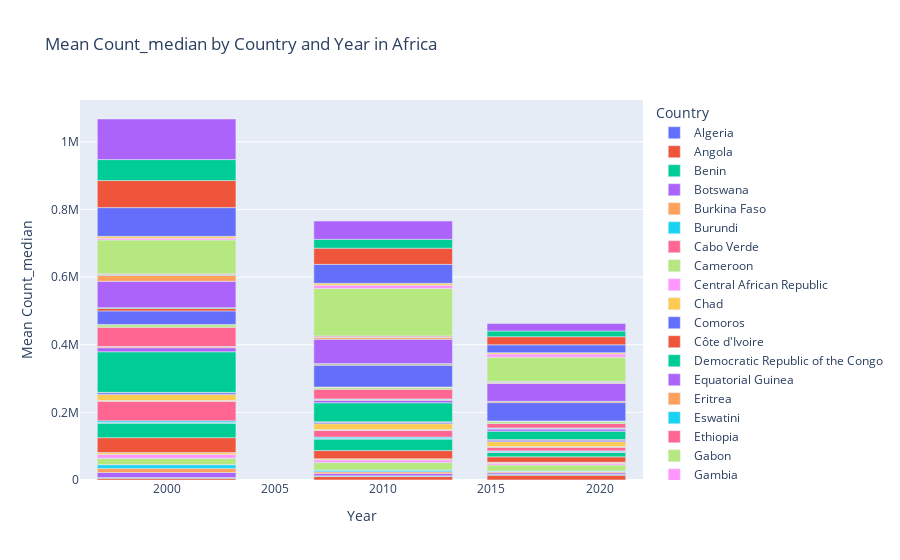

Notebook code cell kept with this figure:
### Code cell
countrywisedeaths_fig.show()

### Figure 1 — Plotly figure (JSON) as saved in the notebook; plotly's stock layout.template omitted (floating-point values rounded to 4 significant figures)
{"data": [{"alignmentgroup": "True", "hovertemplate": "Country=Algeria<br>Year=%{x}<br>Mean Count_median=%{y}<extra></extra>", "legendgroup": "Algeria", "marker": {"color": "#636efa", "pattern": {"shape": ""}}, "name": "Algeria", "offsetgroup": "Algeria", "orientation": "v", "showlegend": true, "textposition": "auto", "type": "bar", "x": [2000, 2010, 2018], "xaxis": "x", "y": [100, 200, 200], "yaxis": "y"}, {"alignmentgroup": "True", "hovertemplate": "Country=Angola<br>Year=%{x}<br>Mean Count_median=%{y}<extra></extra>", "legendgroup": "Angola", "marker": {"color": "#EF553B", "pattern": {"shape": ""}}, "name": "Angola", "offsetgroup": "Angola", "orientation": "v", "showlegend": true, "textposition": "auto", "type": "bar", "x": [2000, 2010, 2018], "xaxis": "x", "y": [4800, 10000, 14000], "yaxis": "y"}, {"alignmentgroup": "True", "hovertemplate": "Country=Benin<br>Year=%{x}<br>Mean Count_median=%{y}<extra></extra>", "legendgroup": "Benin", "marker": {"color": "#00cc96", "pattern": {"shape": ""}}, "name": "Benin", "offsetgroup": "Benin", "orientation": "v", "showlegend": true, "textposition": "auto", "type": "bar", "x": [2000, 2010, 2018], "xaxis": "x", "y": [2400, 2000, 2200], "yaxis": "y"}, {"alignmentgroup": "True", "hovertemplate": "Country=Botswana<br>Year=%{x}<br>Mean Count_median=%{y}<extra></extra>", "legendgroup": "Botswana", "marker": {"color": "#ab63fa", "pattern": {"shape": ""}}, "name": "Botswana", "offsetgroup": "Botswana", "orientation": "v", "showlegend": true, "textposition": "auto", "type": "bar", "x": [2000, 2010, 2018], "xaxis": "x", "y": [15000, 7300, 4800], "yaxis": "y"}, {"alignmentgroup": "True", "hovertemplate": "Country=Burkina Faso<br>Year=%{x}<br>Mean Count_median=%{y}<extra></extra>", "legendgroup": "Burkina Faso", "marker": {"color": "#FFA15A", "pattern": {"shape": ""}}, "name": "Burkina Faso", "offsetgroup": "Burkina Faso", "orientation": "v", "showlegend": true, "textposition": "auto", "type": "bar", "x": [2000, 2010, 2018], "xaxis": "x", "y": [12000, 4800, 3300], "yaxis": "y"}, {"alignmentgroup": "True", "hovertemplate": "Country=Burundi<br>Year=%{x}<br>Mean Count_median=%{y}<extra></extra>", "legendgroup": "Burundi", "marker": {"color": "#19d3f3", "pattern": {"shape": ""}}, "name": "Burundi", "offsetgroup": "Burundi", "orientation": "v", "showlegend": true, "textposition": "auto", "type": "bar", "x": [2000, 2010, 2018], "xaxis": "x", "y": [11000, 5200, 1900], "yaxis": "y"}, {"alignmentgroup": "True", "hovertemplate": "Country=Cabo Verde<br>Year=%{x}<br>Mean Count_median=%{y}<extra></extra>", "legendgroup": "Cabo Verde", "marker": {"color": "#FF6692", "pattern": {"shape": ""}}, "name": "Cabo Verde", "offsetgroup": "Cabo Verde", "orientation": "v", "showlegend": true, "textposition": "auto", "type": "bar", "x": [2000, 2010, 2018], "xaxis": "x", "y": [200, 100, 100], "yaxis": "y"}, {"alignmentgroup": "True", "hovertemplate": "Country=Cameroon<br>Year=%{x}<br>Mean Count_median=%{y}<extra></extra>", "legendgroup": "Cameroon", "marker": {"color": "#B6E880", "pattern": {"shape": ""}}, "name": "Cameroon", "offsetgroup": "Cameroon", "orientation": "v", "showlegend": true, "textposition": "auto", "type": "bar", "x": [2000, 2010, 2018], "xaxis": "x", "y": [19000, 22000, 18000], "yaxis": "y"}, {"alignmentgroup": "True", "hovertemplate": "Country=Central African Republic<br>Year=%{x}<br>Mean Count_median=%{y}<extra></extra>", "legendgroup": "Central African Republic", "marker": {"color": "#FF97FF", "pattern": {"shape": ""}}, "name": "Central African Republic", "offsetgroup": "Central African Republic", "orientation": "v", "showlegend": true, "textposition": "auto", "type": "bar", "x": [2000, 2010, 2018], "xaxis": "x", "y": [11000, 7800, 4800], "yaxis": "y"}, {"alignmentgroup": "True", "hovertemplate": "Country=Chad<br>Year=%{x}<br>Mean Count_median=%{y}<extra></extra>", "legendgroup": "Chad", "marker": {"color": "#FECB52", "pattern": {"shape": ""}}, "name": "Chad", "offsetgroup": "Chad", "orientation": "v", "showlegend": true, "textposition": "auto", "type": "bar", "x": [2000, 2010, 2018], "xaxis": "x", "y": [5600, 3500, 3100], "yaxis": "y"}, {"alignmentgroup": "True", "hovertemplate": "Country=Comoros<br>Year=%{x}<br>Mean Count_median=%{y}<extra></extra>", "legendgroup": "Comoros", "marker": {"color": "#636efa", "pattern": {"shape": ""}}, "name": "Comoros", "offsetgroup": "Comoros", "orientation": "v", "showlegend": true, "textposition": "auto", "type": "bar", "x": [2000, 2010, 2018], "xaxis": "x", "y": [100, 100, 100], "yaxis": "y"}, {"alignmentgroup": "True", "hovertemplate": "Country=Côte d'Ivoire<br>Year=%{x}<br>Mean Count_median=%{y}<extra></extra>", "legendgroup": "Côte d'Ivoire", "marker": {"color": "#EF553B", "pattern": {"shape": ""}}, "name": "Côte d'Ivoire", "offsetgroup": "Côte d'Ivoire", "orientation": "v", "showlegend": true, "textposition": "auto", "type": "bar", "x": [2000, 2010, 2018], "xaxis": "x", "y": [44000, 24000, 16000], "yaxis": "y"}, {"alignmentgroup": "True", "hovertemplate": "Country=Democratic Republic of the Congo<br>Year=%{x}<br>Mean Count_median=%{y}<extra></extra>", "legendgroup": "Democratic Republic of the Congo", "marker": {"color": "#00cc96", "pattern": {"shape": ""}}, "name": "Democratic Republic of the Congo", "offsetgroup": "Democratic Republic of the Congo", "orientation": "v", "showlegend": true, "textposition": "auto", "type": "bar", "x": [2000, 2010, 2018], "xaxis": "x", "y": [43000, 34000, 13000], "yaxis": "y"}, {"alignmentgroup": "True", "hovertemplate": "Country=Equatorial Guinea<br>Year=%{x}<br>Mean Count_median=%{y}<extra></extra>", "legendgroup": "Equatorial Guinea", "marker": {"color": "#ab63fa", "pattern": {"shape": ""}}, "name": "Equatorial Guinea", "offsetgroup": "Equatorial Guinea", "orientation": "v", "showlegend": true, "textposition": "auto", "type": "bar", "x": [2000, 2010, 2018], "xaxis": "x", "y": [680, 1400, 1800], "yaxis": "y"}, {"alignmentgroup": "True", "hovertemplate": "Country=Eritrea<br>Year=%{x}<br>Mean Count_median=%{y}<extra></extra>", "legendgroup": "Eritrea", "marker": {"color": "#FFA15A", "pattern": {"shape": ""}}, "name": "Eritrea", "offsetgroup": "Eritrea", "orientation": "v", "showlegend": true, "textposition": "auto", "type": "bar", "x": [2000, 2010, 2018], "xaxis": "x", "y": [1100, 620, 500], "yaxis": "y"}, {"alignmentgroup": "True", "hovertemplate": "Country=Eswatini<br>Year=%{x}<br>Mean Count_median=%{y}<extra></extra>", "legendgroup": "Eswatini", "marker": {"color": "#19d3f3", "pattern": {"shape": ""}}, "name": "Eswatini", "offsetgroup": "Eswatini", "orientation": "v", "showlegend": true, "textposition": "auto", "type": "bar", "x": [2000, 2010, 2018], "xaxis": "x", "y": [5000, 3800, 2400], "yaxis": "y"}, {"alignmentgroup": "True", "hovertemplate": "Country=Ethiopia<br>Year=%{x}<br>Mean Count_median=%{y}<extra></extra>", "legendgroup": "Ethiopia", "marker": {"color": "#FF6692", "pattern": {"shape": ""}}, "name": "Ethiopia", "offsetgroup": "Ethiopia", "orientation": "v", "showlegend": true, "textposition": "auto", "type": "bar", "x": [2000, 2010, 2018], "xaxis": "x", "y": [58000, 20000, 11000], "yaxis": "y"}, {"alignmentgroup": "True", "hovertemplate": "Country=Gabon<br>Year=%{x}<br>Mean Count_median=%{y}<extra></extra>", "legendgroup": "Gabon", "marker": {"color": "#B6E880", "pattern": {"shape": ""}}, "name": "Gabon", "offsetgroup": "Gabon", "orientation": "v", "showlegend": true, "textposition": "auto", "type": "bar", "x": [2000, 2010, 2018], "xaxis": "x", "y": [1600, 1600, 1200], "yaxis": "y"}, {"alignmentgroup": "True", "hovertemplate": "Country=Gambia<br>Year=%{x}<br>Mean Count_median=%{y}<extra></extra>", "legendgroup": "Gambia", "marker": {"color": "#FF97FF", "pattern": {"shape": ""}}, "name": "Gambia", "offsetgroup": "Gambia", "orientation": "v", "showlegend": true, "textposition": "auto", "type": "bar", "x": [2000, 2010, 2018], "xaxis": "x", "y": [500, 970, 980], "yaxis": "y"}, {"alignmentgroup": "True", "hovertemplate": "Country=Ghana<br>Year=%{x}<br>Mean Count_median=%{y}<extra></extra>", "legendgroup": "Ghana", "marker": {"color": "#FECB52", "pattern": {"shape": ""}}, "name": "Ghana", "offsetgroup": "Ghana", "orientation": "v", "showlegend": true, "textposition": "auto", "type": "bar", "x": [2000, 2010, 2018], "xaxis": "x", "y": [18000, 17000, 14000], "yaxis": "y"}, {"alignmentgroup": "True", "hovertemplate": "Country=Guinea<br>Year=%{x}<br>Mean Count_median=%{y}<extra></extra>", "legendgroup": "Guinea", "marker": {"color": "#636efa", "pattern": {"shape": ""}}, "name": "Guinea", "offsetgroup": "Guinea", "orientation": "v", "showlegend": true, "textposition": "auto", "type": "bar", "x": [2000, 2010, 2018], "xaxis": "x", "y": [5000, 4100, 4300], "yaxis": "y"}, {"alignmentgroup": "True", "hovertemplate": "Country=Guinea-Bissau<br>Year=%{x}<br>Mean Count_median=%{y}<extra></extra>", "legendgroup": "Guinea-Bissau", "marker": {"color": "#EF553B", "pattern": {"shape": ""}}, "name": "Guinea-Bissau", "offsetgroup": "Guinea-Bissau", "orientation": "v", "showlegend": true, "textposition": "auto", "type": "bar", "x": [2000, 2010, 2018], "xaxis": "x", "y": [1100, 1900, 1800], "yaxis": "y"}, {"alignmentgroup": "True", "hovertemplate": "Country=Kenya<br>Year=%{x}<br>Mean Count_median=%{y}<extra></extra>", "legendgroup": "Kenya", "marker": {"color": "#00cc96", "pattern": {"shape": ""}}, "name": "Kenya", "offsetgroup": "Kenya", "orientation": "v", "showlegend": true, "textposition": "auto", "type": "bar", "x": [2000, 2010, 2018], "xaxis": "x", "y": [120000, 56000, 25000], "yaxis": "y"}, {"alignmentgroup": "True", "hovertemplate": "Country=Lesotho<br>Year=%{x}<br>Mean Count_median=%{y}<extra></extra>", "legendgroup": "Lesotho", "marker": {"color": "#ab63fa", "pattern": {"shape": ""}}, "name": "Lesotho", "offsetgroup": "Lesotho", "orientation": "v", "showlegend": true, "textposition": "auto", "type": "bar", "x": [2000, 2010, 2018], "xaxis": "x", "y": [12000, 7200, 6100], "yaxis": "y"}, {"alignmentgroup": "True", "hovertemplate": "Country=Liberia<br>Year=%{x}<br>Mean Count_median=%{y}<extra></extra>", "legendgroup": "Liberia", "marker": {"color": "#FFA15A", "pattern": {"shape": ""}}, "name": "Liberia", "offsetgroup": "Liberia", "orientation": "v", "showlegend": true, "textposition": "auto", "type": "bar", "x": [2000, 2010, 2018], "xaxis": "x", "y": [3000, 2700, 1800], "yaxis": "y"}, {"alignmentgroup": "True", "hovertemplate": "Country=Madagascar<br>Year=%{x}<br>Mean Count_median=%{y}<extra></extra>", "legendgroup": "Madagascar", "marker": {"color": "#19d3f3", "pattern": {"shape": ""}}, "name": "Madagascar", "offsetgroup": "Madagascar", "orientation": "v", "showlegend": true, "textposition": "auto", "type": "bar", "x": [2000, 2010, 2018], "xaxis": "x", "y": [500, 1400, 1700], "yaxis": "y"}, {"alignmentgroup": "True", "hovertemplate": "Country=Malawi<br>Year=%{x}<br>Mean Count_median=%{y}<extra></extra>", "legendgroup": "Malawi", "marker": {"color": "#FF6692", "pattern": {"shape": ""}}, "name": "Malawi", "offsetgroup": "Malawi", "orientation": "v", "showlegend": true, "textposition": "auto", "type": "bar", "x": [2000, 2010, 2018], "xaxis": "x", "y": [57000, 29000, 13000], "yaxis": "y"}, {"alignmentgroup": "True", "hovertemplate": "Country=Mali<br>Year=%{x}<br>Mean Count_median=%{y}<extra></extra>", "legendgroup": "Mali", "marker": {"color": "#B6E880", "pattern": {"shape": ""}}, "name": "Mali", "offsetgroup": "Mali", "orientation": "v", "showlegend": true, "textposition": "auto", "type": "bar", "x": [2000, 2010, 2018], "xaxis": "x", "y": [7700, 5300, 6500], "yaxis": "y"}, {"alignmentgroup": "True", "hovertemplate": "Country=Mauritania<br>Year=%{x}<br>Mean Count_median=%{y}<extra></extra>", "legendgroup": "Mauritania", "marker": {"color": "#FF97FF", "pattern": {"shape": ""}}, "name": "Mauritania", "offsetgroup": "Mauritania", "orientation": "v", "showlegend": true, "textposition": "auto", "type": "bar", "x": [2000, 2010, 2018], "xaxis": "x", "y": [500, 500, 500], "yaxis": "y"}, {"alignmentgroup": "True", "hovertemplate": "Country=Mauritius<br>Year=%{x}<br>Mean Count_median=%{y}<extra></extra>", "legendgroup": "Mauritius", "marker": {"color": "#FECB52", "pattern": {"shape": ""}}, "name": "Mauritius", "offsetgroup": "Mauritius", "orientation": "v", "showlegend": true, "textposition": "auto", "type": "bar", "x": [2000, 2010, 2018], "xaxis": "x", "y": [100, 500, 610], "yaxis": "y"}, {"alignmentgroup": "True", "hovertemplate": "Country=Mozambique<br>Year=%{x}<br>Mean Count_median=%{y}<extra></extra>", "legendgroup": "Mozambique", "marker": {"color": "#636efa", "pattern": {"shape": ""}}, "name": "Mozambique", "offsetgroup": "Mozambique", "orientation": "v", "showlegend": true, "textposition": "auto", "type": "bar", "x": [2000, 2010, 2018], "xaxis": "x", "y": [40000, 64000, 54000], "yaxis": "y"}, {"alignmentgroup": "True", "hovertemplate": "Country=Namibia<br>Year=%{x}<br>Mean Count_median=%{y}<extra></extra>", "legendgroup": "Namibia", "marker": {"color": "#EF553B", "pattern": {"shape": ""}}, "name": "Namibia", "offsetgroup": "Namibia", "orientation": "v", "showlegend": true, "textposition": "auto", "type": "bar", "x": [2000, 2010, 2018], "xaxis": "x", "y": [7300, 3500, 2700], "yaxis": "y"}, {"alignmentgroup": "True", "hovertemplate": "Country=Niger<br>Year=%{x}<br>Mean Count_median=%{y}<extra></extra>", "legendgroup": "Niger", "marker": {"color": "#00cc96", "pattern": {"shape": ""}}, "name": "Niger", "offsetgroup": "Niger", "orientation": "v", "showlegend": true, "textposition": "auto", "type": "bar", "x": [2000, 2010, 2018], "xaxis": "x", "y": [2300, 1700, 1200], "yaxis": "y"}, {"alignmentgroup": "True", "hovertemplate": "Country=Nigeria<br>Year=%{x}<br>Mean Count_median=%{y}<extra></extra>", "legendgroup": "Nigeria", "marker": {"color": "#ab63fa", "pattern": {"shape": ""}}, "name": "Nigeria", "offsetgroup": "Nigeria", "orientation": "v", "showlegend": true, "textposition": "auto", "type": "bar", "x": [2000, 2010, 2018], "xaxis": "x", "y": [78000, 72000, 53000], "yaxis": "y"}, {"alignmentgroup": "True", "hovertemplate": "Country=Rwanda<br>Year=%{x}<br>Mean Count_median=%{y}<extra></extra>", "legendgroup": "Rwanda", "marker": {"color": "#FFA15A", "pattern": {"shape": ""}}, "name": "Rwanda", "offsetgroup": "Rwanda", "orientation": "v", "showlegend": true, "textposition": "auto", "type": "bar", "x": [2000, 2010, 2018], "xaxis": "x", "y": [18000, 5700, 2900], "yaxis": "y"}, {"alignmentgroup": "True", "hovertemplate": "Country=Senegal<br>Year=%{x}<br>Mean Count_median=%{y}<extra></extra>", "legendgroup": "Senegal", "marker": {"color": "#19d3f3", "pattern": {"shape": ""}}, "name": "Senegal", "offsetgroup": "Senegal", "orientation": "v", "showlegend": true, "textposition": "auto", "type": "bar", "x": [2000, 2010, 2018], "xaxis": "x", "y": [1700, 1300, 1300], "yaxis": "y"}, {"alignmentgroup": "True", "hovertemplate": "Country=Sierra Leone<br>Year=%{x}<br>Mean Count_median=%{y}<extra></extra>", "legendgroup": "Sierra Leone", "marker": {"color": "#FF6692", "pattern": {"shape": ""}}, "name": "Sierra Leone", "offsetgroup": "Sierra Leone", "orientation": "v", "showlegend": true, "textposition": "auto", "type": "bar", "x": [2000, 2010, 2018], "xaxis": "x", "y": [2400, 2900, 2100], "yaxis": "y"}, {"alignmentgroup": "True", "hovertemplate": "Country=South Africa<br>Year=%{x}<br>Mean Count_median=%{y}<extra></extra>", "legendgroup": "South Africa", "marker": {"color": "#B6E880", "pattern": {"shape": ""}}, "name": "South Africa", "offsetgroup": "South Africa", "orientation": "v", "showlegend": true, "textposition": "auto", "type": "bar", "x": [2000, 2010, 2018], "xaxis": "x", "y": [100000, 140000, 71000], "yaxis": "y"}, {"alignmentgroup": "True", "hovertemplate": "Country=South Sudan<br>Year=%{x}<br>Mean Count_median=%{y}<extra></extra>", "legendgroup": "South Sudan", "marker": {"color": "#FF97FF", "pattern": {"shape": ""}}, "name": "South Sudan", "offsetgroup": "South Sudan", "orientation": "v", "showlegend": true, "textposition": "auto", "type": "bar", "x": [2000, 2010, 2018], "xaxis": "x", "y": [5100, 9800, 9900], "yaxis": "y"}, {"alignmentgroup": "True", "hovertemplate": "Country=Togo<br>Year=%{x}<br>Mean Count_median=%{y}<extra></extra>", "legendgroup": "Togo", "marker": {"color": "#FECB52", "pattern": {"shape": ""}}, "name": "Togo", "offsetgroup": "Togo", "orientation": "v", "showlegend": true, "textposition": "auto", "type": "bar", "x": [2000, 2010, 2018], "xaxis": "x", "y": [5600, 5700, 3800], "yaxis": "y"}, {"alignmentgroup": "True", "hovertemplate": "Country=Uganda<br>Year=%{x}<br>Mean Count_median=%{y}<extra></extra>", "legendgroup": "Uganda", "marker": {"color": "#636efa", "pattern": {"shape": ""}}, "name": "Uganda", "offsetgroup": "Uganda", "orientation": "v", "showlegend": true, "textposition": "auto", "type": "bar", "x": [2000, 2010, 2018], "xaxis": "x", "y": [85000, 56000, 23000], "yaxis": "y"}, {"alignmentgroup": "True", "hovertemplate": "Country=United Republic of Tanzania<br>Year=%{x}<br>Mean Count_median=%{y}<extra></extra>", "legendgroup": "United Republic of Tanzania", "marker": {"color": "#EF553B", "pattern": {"shape": ""}}, "name": "United Republic of Tanzania", "offsetgroup": "United Republic of Tanzania", "orientation": "v", "showlegend": true, "textposition": "auto", "type": "bar", "x": [2000, 2010, 2018], "xaxis": "x", "y": [80000, 48000, 24000], "yaxis": "y"}, {"alignmentgroup": "True", "hovertemplate": "Country=Zambia<br>Year=%{x}<br>Mean Count_median=%{y}<extra></extra>", "legendgroup": "Zambia", "marker": {"color": "#00cc96", "pattern": {"shape": ""}}, "name": "Zambia", "offsetgroup": "Zambia", "orientation": "v", "showlegend": true, "textposition": "auto", "type": "bar", "x": [2000, 2010, 2018], "xaxis": "x", "y": [62000, 26000, 17000], "yaxis": "y"}, {"alignmentgroup": "True", "hovertemplate": "Country=Zimbabwe<br>Year=%{x}<br>Mean Count_median=%{y}<extra></extra>", "legendgroup": "Zimbabwe", "marker": {"color": "#ab63fa", "pattern": {"shape": ""}}, "name": "Zimbabwe", "offsetgroup": "Zimbabwe", "orientation": "v", "showlegend": true, "textposition": "auto", "type": "bar", "x": [2000, 2010, 2018], "xaxis": "x", "y": [120000, 54000, 22000], "yaxis": "y"}], "layout": {"barmode": "relative", "legend": {"title": {"text": "Country"}, "tracegroupgap": 0}, "title": {"text": "Mean Count_median by Country and Year in Africa"}, "xaxis": {"anchor": "y", "domain": [0, 1], "title": {"text": "Year"}}, "yaxis": {"anchor": "x", "domain": [0, 1], "title": {"text": "Mean Count_median"}}}}
